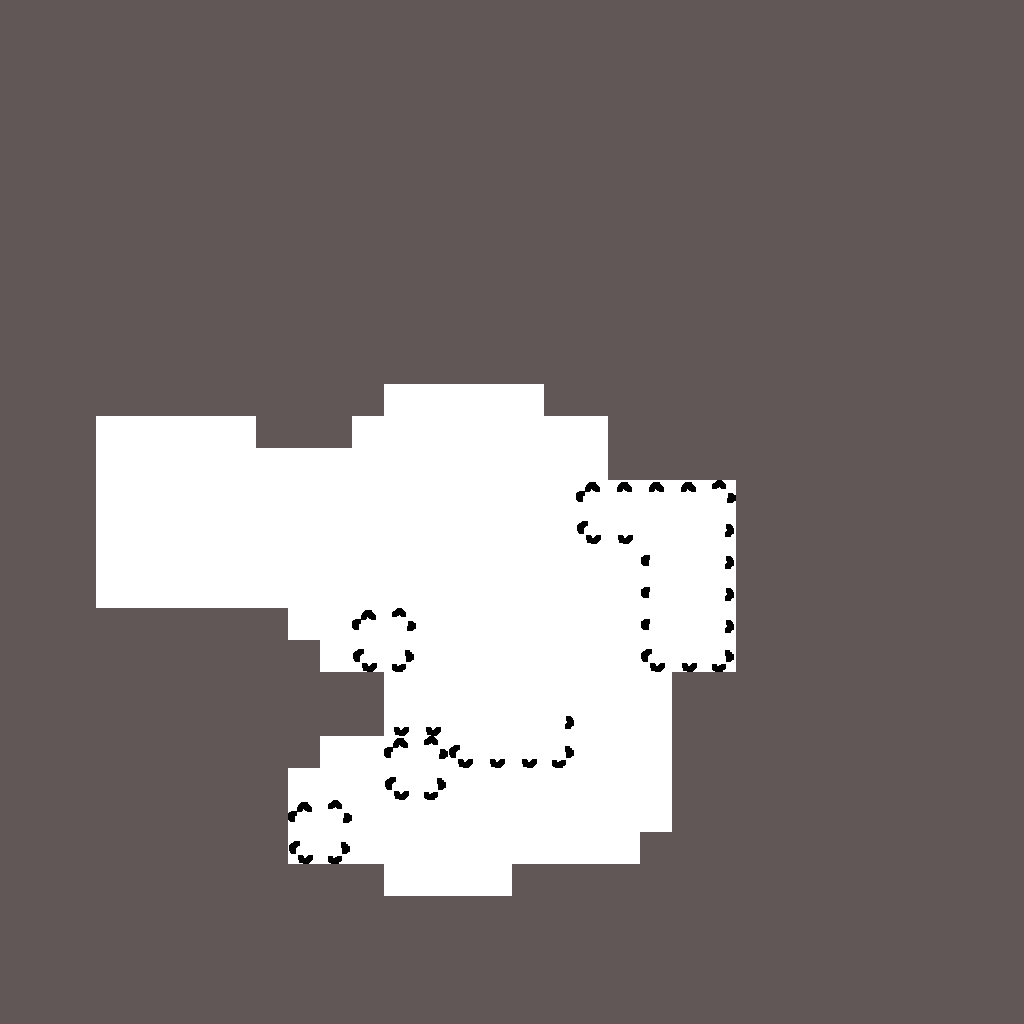

The image is a tile-based game level rendered from a .tmx file. Its description and complete source (layers, tilesets, objects, tile grids) follow:
An orthogonal 32x32 tile map with 32x32 px tiles, 1 tile layer (タイル・レイヤー1) and 21 objects (E1, E7, E5, E2, P4, ...).

<map version="1.0" orientation="orthogonal" renderorder="right-down" width="32" height="32" tilewidth="32" tileheight="32" nextobjectid="28">
 <tileset firstgid="1" name="default" tilewidth="32" tileheight="32" tilecount="64" columns="8">
  <image source="map.png" width="256" height="256" />
 </tileset>
 <layer name="タイル・レイヤー1" width="32" height="32">
  <data encoding="csv">
2,2,2,2,2,2,2,2,2,2,2,2,2,2,2,2,2,2,2,2,2,2,2,2,2,2,2,2,2,2,2,2,
2,2,2,2,2,2,2,2,2,2,2,2,2,2,2,2,2,2,2,2,2,2,2,2,2,2,2,2,2,2,2,2,
2,2,2,2,2,2,2,2,2,2,2,2,2,2,2,2,2,2,2,2,2,2,2,2,2,2,2,2,2,2,2,2,
2,2,2,2,2,2,2,2,2,2,2,2,2,2,2,2,2,2,2,2,2,2,2,2,2,2,2,2,2,2,2,2,
2,2,2,2,2,2,2,2,2,2,2,2,2,2,2,2,2,2,2,2,2,2,2,2,2,2,2,2,2,2,2,2,
2,2,2,2,2,2,2,2,2,2,2,2,2,2,2,2,2,2,2,2,2,2,2,2,2,2,2,2,2,2,2,2,
2,2,2,2,2,2,2,2,2,2,2,2,2,2,2,2,2,2,2,2,2,2,2,2,2,2,2,2,2,2,2,2,
2,2,2,2,2,2,2,2,2,2,2,2,2,2,2,2,2,2,2,2,2,2,2,2,2,2,2,2,2,2,2,2,
2,2,2,2,2,2,2,2,2,2,2,2,2,2,2,2,2,2,2,2,2,2,2,2,2,2,2,2,2,2,2,2,
2,2,2,2,2,2,2,2,2,2,2,2,2,2,2,2,2,2,2,2,2,2,2,2,2,2,2,2,2,2,2,2,
2,2,2,2,2,2,2,2,2,2,2,2,2,2,2,2,2,2,2,2,2,2,2,2,2,2,2,2,2,2,2,2,
2,2,2,2,2,2,2,2,2,2,2,2,2,2,2,2,2,2,2,2,2,2,2,2,2,2,2,2,2,2,2,2,
2,2,2,2,2,2,2,2,2,2,2,2,1,1,1,1,1,2,2,2,2,2,2,2,2,2,2,2,2,2,2,2,
2,2,2,1,1,1,1,1,2,2,2,1,1,1,1,1,1,1,1,2,2,2,2,2,2,2,2,2,2,2,2,2,
2,2,2,1,1,1,1,1,1,1,1,1,1,1,1,1,1,1,1,2,2,2,2,2,2,2,2,2,2,2,2,2,
2,2,2,1,1,1,1,1,1,1,1,1,1,1,1,1,1,1,26,18,18,18,20,2,2,2,2,2,2,2,2,2,
2,2,2,1,1,1,1,1,1,1,1,1,1,1,1,1,1,1,29,21,1,1,19,2,2,2,2,2,2,2,2,2,
2,2,2,1,1,1,1,1,1,1,1,1,1,1,1,1,1,1,1,1,25,1,19,2,2,2,2,2,2,2,2,2,
2,2,2,1,1,1,1,1,1,1,1,1,1,1,1,1,1,1,1,1,25,1,19,2,2,2,2,2,2,2,2,2,
2,2,2,2,2,2,2,2,2,1,1,26,20,1,1,1,1,1,1,1,25,1,19,2,2,2,2,2,2,2,2,2,
2,2,2,2,2,2,2,2,2,2,1,29,23,1,1,1,1,1,1,1,29,21,23,2,2,2,2,2,2,2,2,2,
2,2,2,2,2,2,2,2,2,2,2,2,1,1,1,1,1,1,1,1,1,2,2,2,2,2,2,2,2,2,2,2,
2,2,2,2,2,2,2,2,2,2,2,2,21,21,1,1,1,19,1,1,1,2,2,2,2,2,2,2,2,2,2,2,
2,2,2,2,2,2,2,2,2,2,1,1,26,20,29,21,21,23,1,1,1,2,2,2,2,2,2,2,2,2,2,2,
2,2,2,2,2,2,2,2,2,1,1,1,29,23,1,1,1,1,1,1,1,2,2,2,2,2,2,2,2,2,2,2,
2,2,2,2,2,2,2,2,2,26,20,1,1,1,1,1,1,1,1,1,1,2,2,2,2,2,2,2,2,2,2,2,
2,2,2,2,2,2,2,2,2,29,23,1,1,1,1,1,1,1,1,1,2,2,2,2,2,2,2,2,2,2,2,2,
2,2,2,2,2,2,2,2,2,2,2,2,1,1,1,1,2,2,2,2,2,2,2,2,2,2,2,2,2,2,2,2,
2,2,2,2,2,2,2,2,2,2,2,2,2,2,2,2,2,2,2,2,2,2,2,2,2,2,2,2,2,2,2,2,
2,2,2,2,2,2,2,2,2,2,2,2,2,2,2,2,2,2,2,2,2,2,2,2,2,2,2,2,2,2,2,2,
2,2,2,2,2,2,2,2,2,2,2,2,2,2,2,2,2,2,2,2,2,2,2,2,2,2,2,2,2,2,2,2,
2,2,2,2,2,2,2,2,2,2,2,2,2,2,2,2,2,2,2,2,2,2,2,2,2,2,2,2,2,2,2,2
</data>
 </layer>
 <objectgroup name="オブジェクト・レイヤー 1">
  <object id="4" name="E1" gid="34" x="512" y="608" width="32" height="32">
   <properties>
    <property name="Char" type="int" value="285" />
   </properties>
  </object>
  <object id="5" name="E7" gid="34" x="672" y="576" width="32" height="32">
   <properties>
    <property name="Char" type="int" value="66" />
   </properties>
  </object>
  <object id="6" name="E5" gid="34" x="352" y="512" width="32" height="32">
   <properties>
    <property name="Char" type="int" value="66" />
   </properties>
  </object>
  <object id="8" name="E2" gid="34" x="352" y="544" width="32" height="32">
   <properties>
    <property name="Char" type="int" value="66" />
   </properties>
  </object>
  <object id="9" name="P4" gid="41" x="384" y="800" width="32" height="32">
   <properties>
    <property name="Char" type="int" value="419" />
   </properties>
  </object>
  <object id="10" name="P2" gid="41" x="256" y="576" width="32" height="32">
   <properties>
    <property name="Char" type="int" value="211" />
   </properties>
  </object>
  <object id="11" name="P1" gid="41" x="256" y="544" width="32" height="32">
   <properties>
    <property name="Char" type="int" value="580" />
   </properties>
  </object>
  <object id="14" name="From:E7" gid="34" x="736" y="576" width="32" height="32" />
  <object id="15" name="From:E5" gid="34" x="384" y="384" width="32" height="32" />
  <object id="16" name="From:E2" gid="34" x="416" y="384" width="32" height="32" />
  <object id="17" name="P3" gid="41" x="256" y="608" width="32" height="32">
   <properties>
    <property name="Char" type="int" value="593" />
   </properties>
  </object>
  <object id="18" name="From:P2" gid="41" x="96" y="576" width="32" height="32" />
  <object id="19" name="From:P1" gid="41" x="96" y="544" width="32" height="32" />
  <object id="20" name="From:P4" gid="41" x="288" y="800" width="32" height="32" />
  <object id="21" name="From:P3" gid="41" x="96" y="608" width="32" height="32" />
  <object id="22" name="E8" gid="34" x="672" y="640" width="32" height="32">
   <properties>
    <property name="Char" type="int" value="66" />
   </properties>
  </object>
  <object id="23" name="From:E10" gid="34" x="768" y="704" width="32" height="32" />
  <object id="24" name="E9" gid="34" x="576" y="704" width="32" height="32">
   <properties>
    <property name="Char" type="int" value="66" />
   </properties>
  </object>
  <object id="25" name="E10" gid="34" x="608" y="704" width="32" height="32">
   <properties>
    <property name="Char" type="int" value="66" />
   </properties>
  </object>
  <object id="26" name="From:E9" gid="34" x="736" y="704" width="32" height="32" />
  <object id="27" name="From:E8" gid="34" x="736" y="608" width="32" height="32" />
 </objectgroup>
</map>
